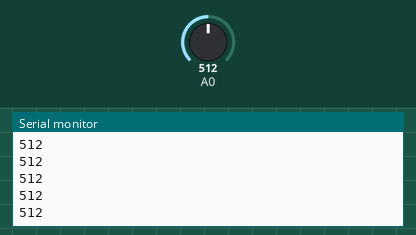
Recording of a sketch running on a simulated Arduino Uno, built with avr-gcc and run on an emulated ATmega328P. Shown: the last lines printed to the serial monitor. The test bench sets the inputs (shaded band); at power-on: A0 = 512.

Above: at 1.2 s.
1.3 s: A0 set to 716
At 2.4 s:
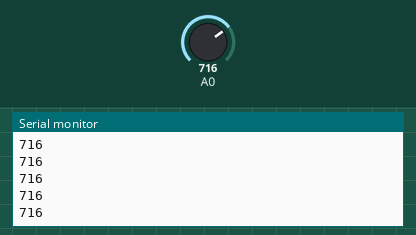
2.8 s: A0 set to 900
At 3.6 s:
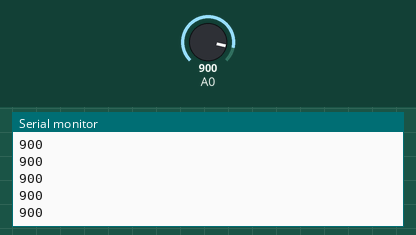
Timing chart, 0 to 5.8 s (numbered marks = the images above; inputs shaded):
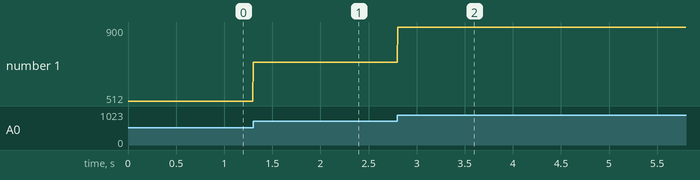

The sketch:

Reading_Hall_Wand.ino
```cpp
/* The purpose of this code is to read one Hall Effect Sensor wand
 *
 * This code is owned by ATTAR and was written by Nicholas Lamanna.
 * Last modified 15/08/2022 by Nicholas Lamanna
 */

// defining required pins analog input (A0)
int hall_1 = A0;

void setup()
{
 // initialize the serial port:
 Serial.begin(9600);
}

void loop()
{
 //reading potentiometers and using to set speeds
 int hall_1_val = analogRead(A0); // 0 -> 1023

 Serial.println(hall_1_val);

 delay(5);
}
```

Measured:
- after the input at 1.3 s, the serial monitor: prints a new line at once (image 1)
- after the input at 2.8 s, the serial monitor: prints a new line at once (image 2)
- plotted number 1: 512 → 716 after the input at 1.3 s, 716 → 900 after the input at 2.8 s
